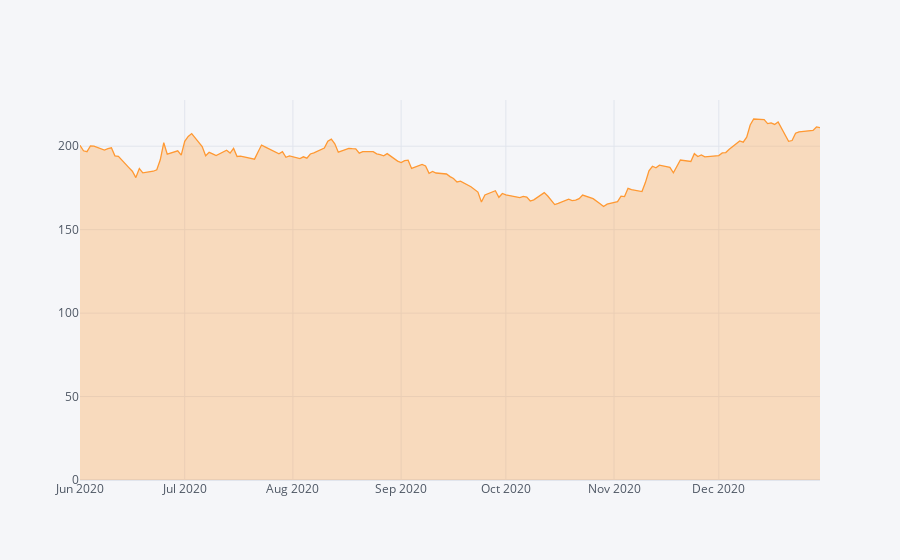

Notebook code for this chart:
### Code cell
itc_ohlcv.loc["2020-06":,("Close")].iplot(fill=True)

### Figure 1 — Plotly figure (JSON) as saved in the notebook; plotly's stock layout.template omitted (floating-point values rounded to 4 significant figures; data arrays with more than 128 entries replaced by an {"elided": "..."} marker saying what was removed)
{"data": [{"fill": "tozeroy", "fillcolor": "rgba(255, 153, 51, 0.3)", "line": {"color": "rgba(255, 153, 51, 1.0)", "dash": "solid", "shape": "linear", "width": 1.3}, "mode": "lines", "name": "Close", "text": "", "type": "scatter", "x": {"elided": "150 str values"}, "y": {"elided": "150 float values"}}], "layout": {"autosize": true, "legend": {"bgcolor": "#F5F6F9", "font": {"color": "#4D5663"}}, "paper_bgcolor": "#F5F6F9", "plot_bgcolor": "#F5F6F9", "title": {"font": {"color": "#4D5663"}}, "xaxis": {"autorange": true, "gridcolor": "#E1E5ED", "range": ["2020-06-01", "2020-12-30"], "showgrid": true, "tickfont": {"color": "#4D5663"}, "title": {"font": {"color": "#4D5663"}, "text": ""}, "type": "date", "zerolinecolor": "#E1E5ED"}, "yaxis": {"autorange": true, "gridcolor": "#E1E5ED", "range": [0, 227.7], "showgrid": true, "tickfont": {"color": "#4D5663"}, "title": {"font": {"color": "#4D5663"}, "text": ""}, "type": "linear", "zerolinecolor": "#E1E5ED"}}}
